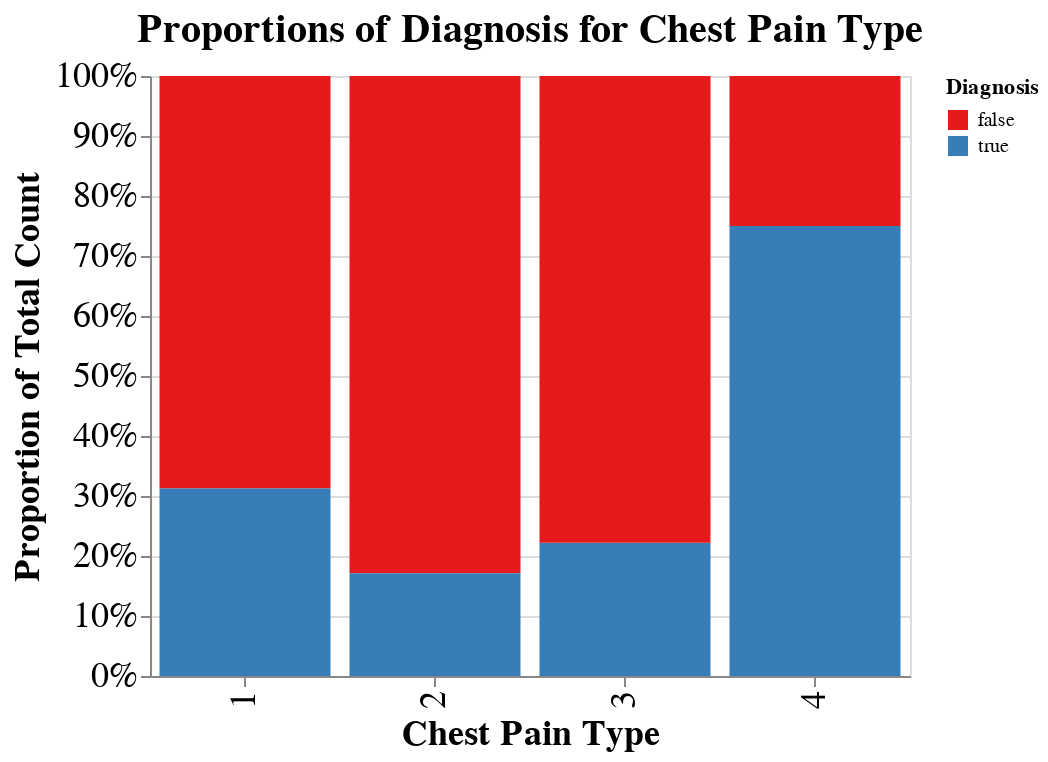

Notebook source saved alongside this figure:
### Markdown cell above
We want to visualize a bar graph that displays the distribution of diagnosis for each chest pain type.

### Code cell
diagnosis_dist_plot = (
    alt.Chart(heart_train, title="Proportions of Diagnosis for Chest Pain Type" )
    .mark_bar()
    .encode(
        y=alt.Y(
            "count(Chest_Pain_Type):Q",
            stack="normalize",
            axis=alt.Axis(format="%"),
            title="Proportion of Total Count",
        ),
        x=alt.X("Chest_Pain_Type:N", title= "Chest Pain Type"),
        fill=alt.Fill(
            "Diagnosis", scale=alt.Scale(scheme="set1")
        ),  # N is to specify this is a categorical variable
    )
    .properties(width=380, height=300)
    .configure_axis(labelFontSize=18, titleFontSize=18)
    .configure_title(fontSize=20)
)
diagnosis_dist_plot

### Figure 1 — Vega-Lite specification as saved in the notebook (floating-point values rounded to 4 significant figures; data arrays with more than 128 entries replaced by an {"elided": "..."} marker saying what was removed)
{"$schema": "https://vega.github.io/schema/vega-lite/v4.17.0.json", "config": {"axis": {"labelFontSize": 18, "titleFontSize": 18}, "title": {"fontSize": 20}, "view": {"continuousHeight": 300, "continuousWidth": 400}}, "data": {"name": "data-06129a7fa14977eaa5c234fa78f53e72"}, "datasets": {"data-06129a7fa14977eaa5c234fa78f53e72": {"elided": "227 records"}}, "encoding": {"fill": {"field": "Diagnosis", "scale": {"scheme": "set1"}, "type": "nominal"}, "x": {"field": "Chest_Pain_Type", "title": "Chest Pain Type", "type": "nominal"}, "y": {"aggregate": "count", "axis": {"format": "%"}, "field": "Chest_Pain_Type", "stack": "normalize", "title": "Proportion of Total Count", "type": "quantitative"}}, "height": 300, "mark": "bar", "title": "Proportions of Diagnosis for Chest Pain Type", "width": 380}
